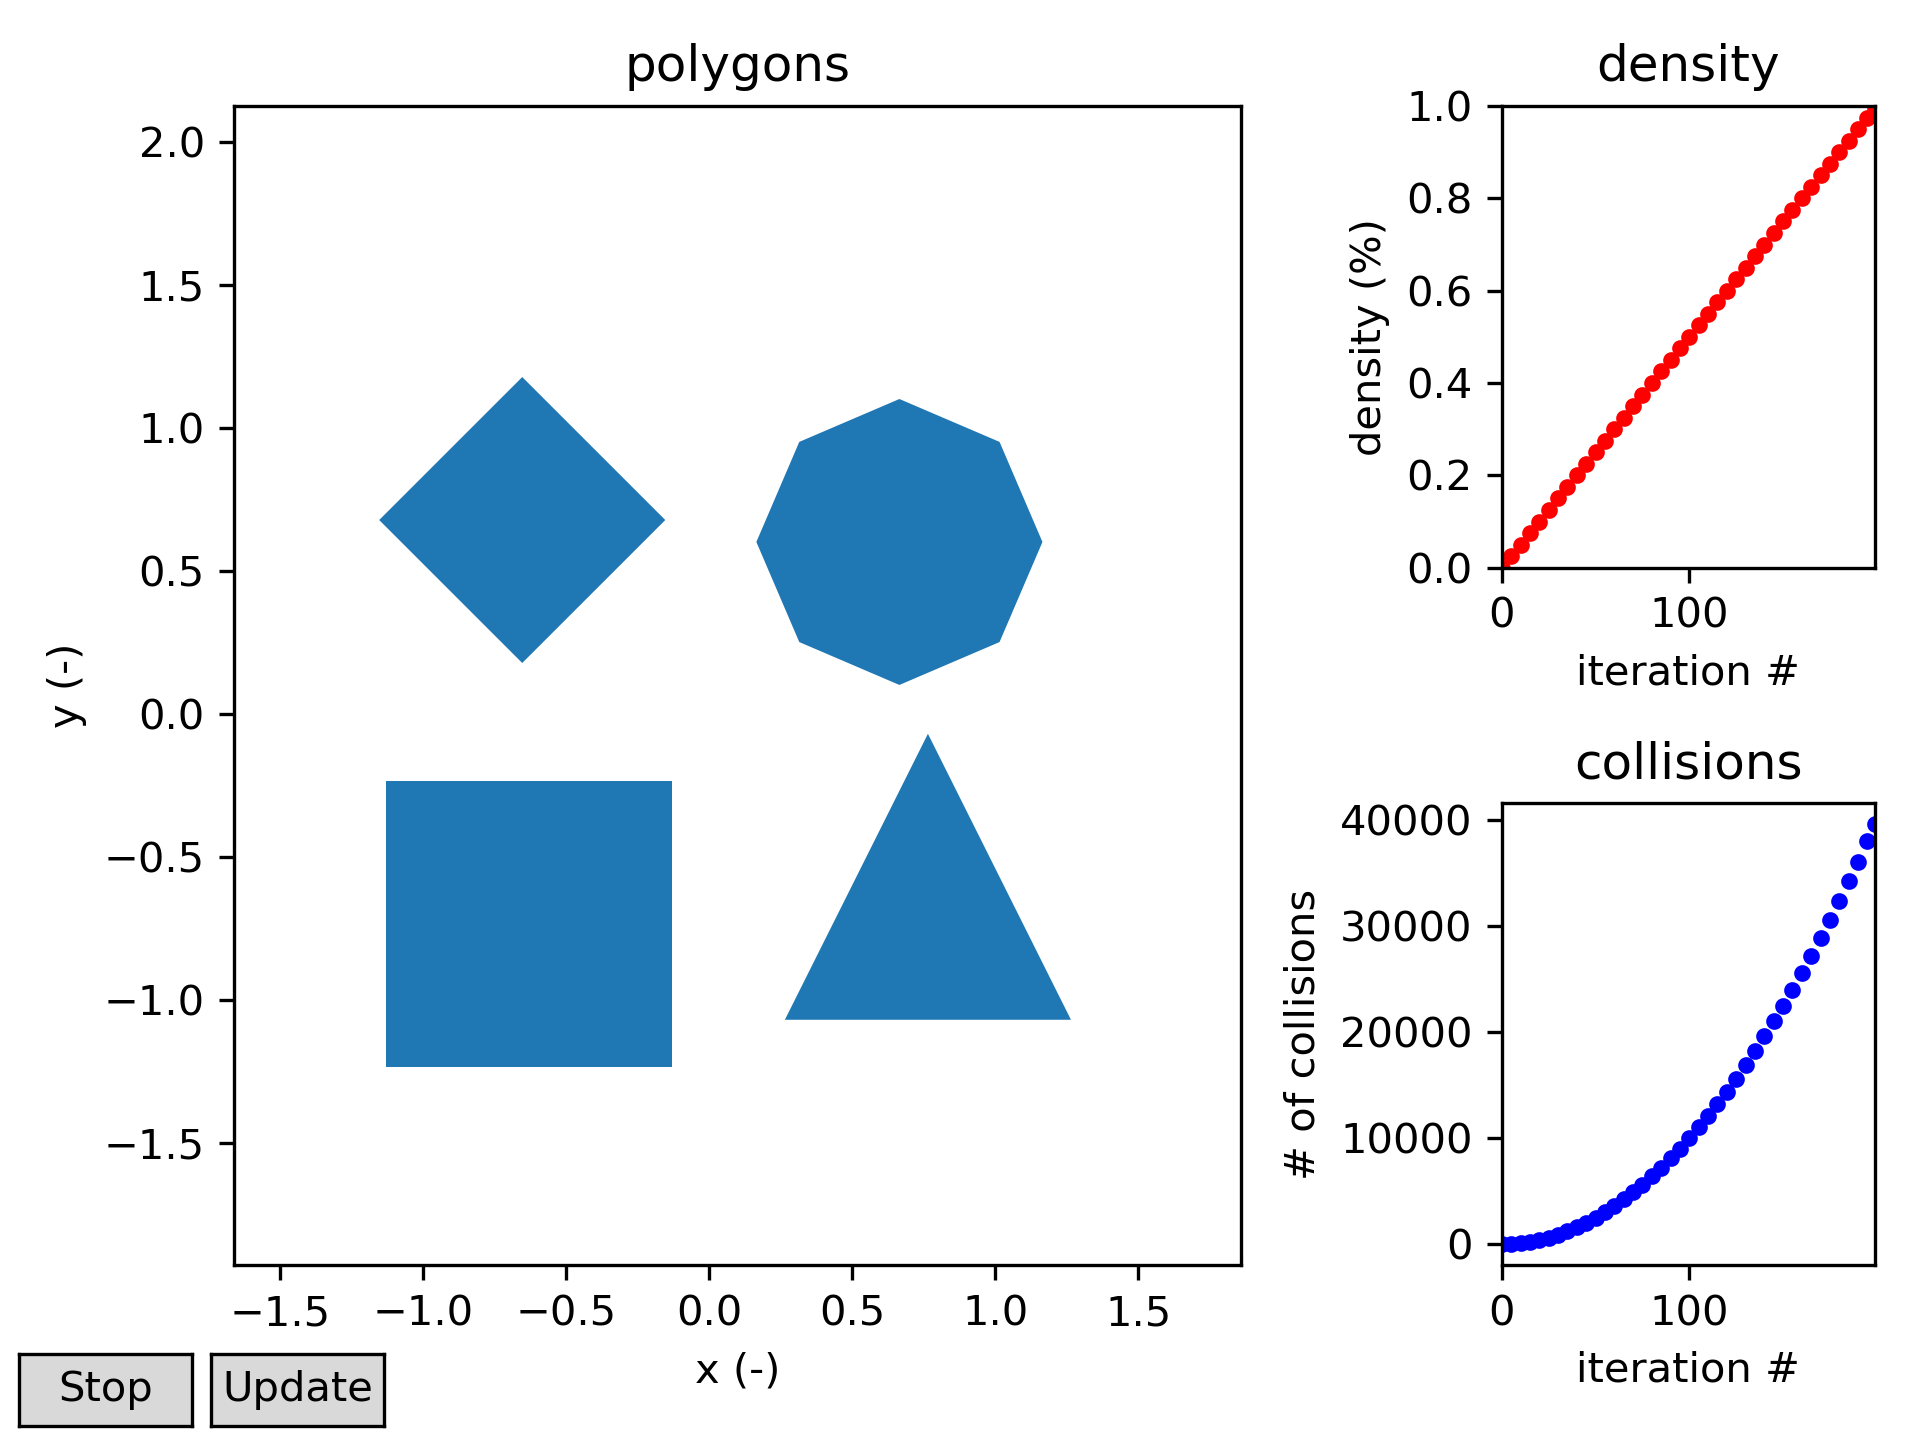

Generate this figure with Python:
"""Demonstrate usage of polypacker."""

import time

import matplotlib.pyplot as plt

from polypacker import PolyPacker, CLI, GUI, write_polygons


def make_polys():
    square = [(-.5,-.5), (.5,-.5), (.5,.5), (-.5,.5)]
    diamond = [(0,-.5), (.5,0), (0,.5), (-.5,0)]
    triangle = [(-.5,-.5), (.5,-.5), (0,.5)]
    circle = [(0,-.5), (.35,-.35), (.5,0), (.35,.35), (0,.5), (-.35,.35), (-.5,0), (-.35,-.35)]
    shapes = [square, diamond, triangle, circle]
    polys = []
    for shape, (dx, dy) in zip(shapes, [(-.8,-1.), (-1,+.8), (+1.2,-1), (+1,+1.2)]):
        polys.append([(x+dx, y+dy) for x,y in shape])
    return polys


def run():

    packer = PolyPacker()
    packer.add_polygons(make_polys())

    Nsteps = 200
    update_every = 5
    cli, gui = CLI(Nsteps, update_every), GUI(Nsteps, update_every)
    cli.init()
    gui.init(packer.get_polygons('global'))

    for i in range(Nsteps):
        packer.step(0.01, 0.2)
        plt.pause(0.05)  # simulate a more computationally expensive step

        density = i/Nsteps
        collisions = i**2
        cli.do_update(i, None, density, collisions)
        gui.do_update(i, packer.get_polygons('global'), density, collisions)
        if cli.was_stopped or gui.was_stopped:
            print("User-terminated stop")
            break

    write_polygons('demo.vtk', packer.get_polygons('global'))
    gui._fig.savefig('demo.png', dpi=300)

    plt.ioff()  # otherwise won't halt
    plt.show()  # keep figure open


if __name__ == "__main__":
    run()
